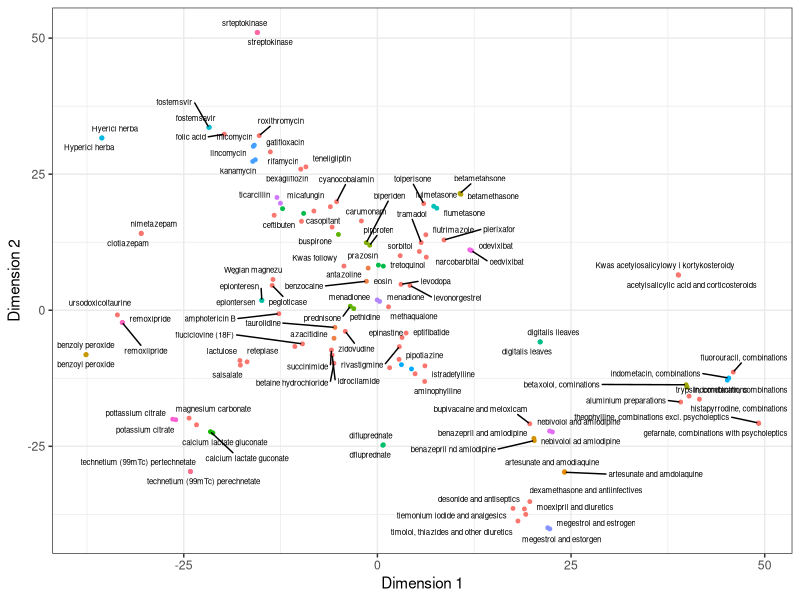

Write R code to recreate this figure.
## ---- chunk 1
set.seed(7)

patient_ids <- sample(1:100, 20, replace = TRUE)

# Create a vector of medication names (with some intentional typos)
medications <- c("Aspirin", "Ibuprofin", "Paracetemol", "Metformn", "Lisinopril", 
                 "Omeprazole", "Metprolol", "Warferin", "Amoxcillin", "Simvastatin")

# Introduce typos by duplicating medication names with variations
medications_typo <- c(medications, "Aspirn", "Ibuprofine", "Paraceteml", "Metformin", 
                      "Lisinorpil", "Omeprazo", "Metoprolol", "Warfarin", "Amoxcilin", "Simavastatin")

# Randomly select medications (including those with typos)
con_meds <- sample(medications_typo, length(patient_ids), replace = TRUE)

con_meds_df <- data.frame(
  patient_id = patient_ids,
  con_med = medications_typo
)

print(con_meds_df)
## ---- chunk 2
unique(con_meds_df$con_med) |> sort()
## ---- chunk 3
library(dplyr)
library(stringdist )
library(Rtsne)
library(dbscan)
library(ggrepel)
library(ggplot2)
## ---- chunk 4
atc_df <- read.csv("WHO ATC-DDD 2024-09-05.csv")

head(atc_df, 10)
## ---- chunk 5
set.seed(7)
drug_names <- atc_df |>
  filter(nchar(atc_code) == 7) |>
  slice_sample(n = 100, replace = TRUE) |>
  pull(atc_name)

unique(drug_names) |> sort()
## ---- chunk 6
introduce_variation <- function(name) {
  # Randomly choose a type of modification to introduce a typo
  modification <- sample(c("duplicate", "remove", "swap"), 1)
  name_chars <- unlist(strsplit(name, ""))
  
  if (modification == "duplicate") {
    # Duplicate a random character
    duplicate_pos <- sample(1:length(name_chars), 1)
    name_chars <- append(name_chars, name_chars[duplicate_pos], after = duplicate_pos)
  } else if (modification == "remove") {
    # Remove a random character
    remove_pos <- sample(1:length(name_chars), 1)
    name_chars <- name_chars[-remove_pos]
  } else if (modification == "swap") {
    # Swap two adjacent characters
    swap_pos <- sample(1:(length(name_chars) - 1), 1)
    temp <- name_chars[swap_pos]
    name_chars[swap_pos] <- name_chars[swap_pos + 1]
    name_chars[swap_pos + 1] <- temp
  }
    
  return(paste(name_chars, collapse = ""))
}
## ---- chunk 7
set.seed(7)
sample_drug_names_with_typos <- sapply(drug_names, function(name) {
  if (runif(1) <= 0.3) {
    introduce_variation(name)
  } else {
    name
  }
})

complete_drug_names <- c(drug_names, sample_drug_names_with_typos)

# Add additional drug names in Polish
complete_drug_names <- c(complete_drug_names, c("Kwas acetylosalicylowy i kortykosteroidy", # acetylsalicylic acid and corticosteroids
                                                "Węglan magnezu", # Magnesium carbonate
                                                "Kwas foliowy" # Folic acid
))

unique(complete_drug_names) |> sort()
## ---- chunk 8
unique_drug_names <- unique(complete_drug_names) |> sort()
## ---- chunk 9
optimize_perplexity <-
  function(data,
           min_perp = 2,
           max_perp = 20,
           step = 1) {
    final_perp <- 0
    min_kl <- Inf
    n <- nrow(data)
    
    for (perp in seq(min_perp, max_perp, step)) {
      tsne_res <- Rtsne(data, is_distance = TRUE, perplexity = perp)
      
      kl_divergence <- 2 * min(tsne_res$itercosts) + log(n) * (perp / n)
      
      cat("Perplexity:", perp, "| KL Divergence:", kl_divergence, "\n")
      
      if (kl_divergence < min_kl) {
        min_kl <- kl_divergence
        final_perp <- perp
      }
      
      cat("Best Perplexity So Far:", final_perp, "| Best KL Divergence:", min_kl, "\n\n")
    }
    
    return(final_perp)
  }
## ---- chunk 10
construct_tsne_with_dbscan <- function(data, max_perp = 20, eps = 15, minPts = 2) {
  # Step 1: Create a Levenshtein distance matrix
  distance_matrix <- stringdistmatrix(data, data, method = "lv")
  rownames(distance_matrix) <- data
  colnames(distance_matrix) <- data
  
  # Step 2: Convert the distance matrix into a format suitable for t-SNE
  distance_mtx <- as.dist(distance_matrix) |> as.matrix()
  
  # Step 3: Optimize the "perplexity" hyperparameter and run t-SNE on the distance matrix
  set.seed(7)
  
  best_perplexity <- optimize_perplexity(distance_mtx, max_perp = max_perp)

  tsne_result <- Rtsne(distance_mtx,
                       is_distance = TRUE,
                       perplexity = best_perplexity)

  # Step 4: Create a data frame with t-SNE results and drug labels
  tsne_df <- data.frame(Dim1 = tsne_result$Y[, 1],
                        Dim2 = tsne_result$Y[, 2],
                        Label = data)

  # Step 5: Perform OPTICS clustering on the t-SNE coordinates
  # Use the t-SNE coordinates for density-based clustering
  dbscan_result <- dbscan(distance_mtx, eps = eps, minPts = minPts)
  
  # Step 6: Add the DBSCAN cluster labels to the data frame
  tsne_df$Cluster <- as.factor(dbscan_result$cluster)
  
  return(tsne_df)
}
## ---- chunk 11
tsne_df <- construct_tsne_with_dbscan(unique_drug_names)

tsne_df |>
    ggplot(aes(x = Dim1, y = Dim2, label = Label)) +
    geom_point(aes(color = Cluster), size = 1) +
  geom_text_repel(aes(label = Label), max.overlaps = 10, size = 2) +
    labs(x = "Dimension 1", y = "Dimension 2") +
    guides(color = "none") +
    theme_bw()
## ---- chunk 12
clusters_list <- tsne_df |>
    group_by(Cluster) |>
    summarize(Drugs = paste(Label, collapse = " | ")) |>
    arrange(Cluster)
  
  # Print each cluster and the associated drug names
  for (i in 1:nrow(clusters_list)) {
    cat("Cluster", clusters_list$Cluster[i], ":\n")
    cat(clusters_list$Drugs[i], "\n\n")
  }
